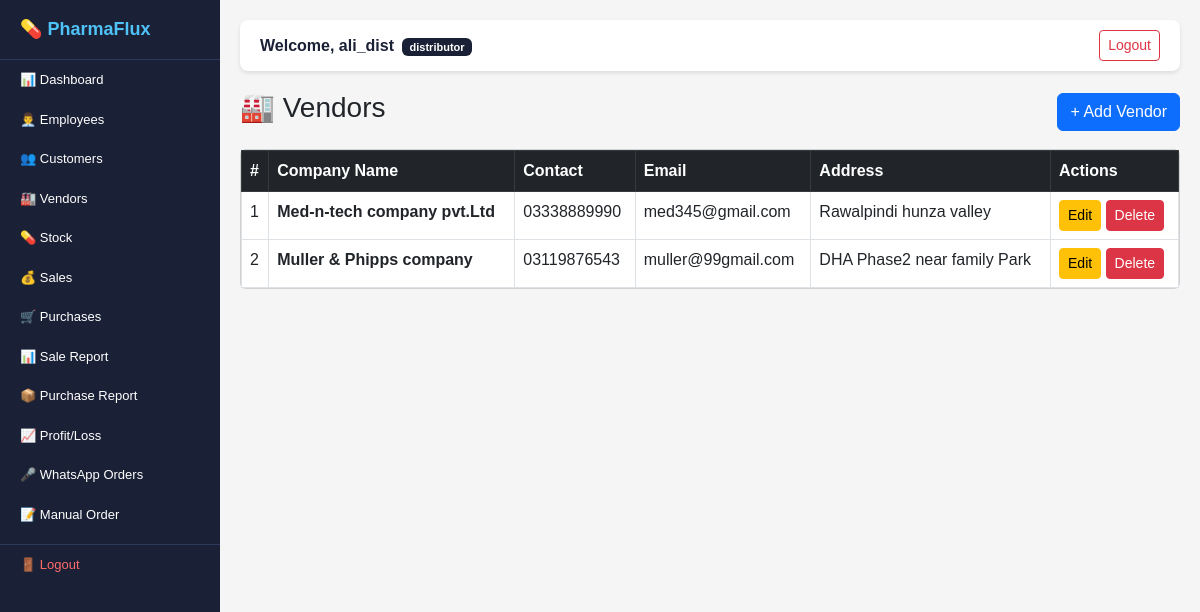
The page /vendors/ (signed in) on the database its author committed.
### users/models.py (models this page shows)
class User(AbstractUser):
    ROLES = [
        ('superadmin', 'Super Admin'),
        ('distributor', 'Distributor'),
        ('employee', 'Employee'),
    ]
    role = models.CharField(
        max_length=20,
        choices=ROLES,
        default='distributor'
    )

### vendors/models.py (models this page shows, shortened)
class Vendor(models.Model):
    distributor = models.ForeignKey(
        Distributor,
        on_delete=models.CASCADE,
        related_name='vendors'
    )
    company_name = models.CharField(
        max_length=200
    )
    contact = models.CharField(max_length=20)
    email = models.EmailField(blank=True)
    address = models.TextField(blank=True)
    created_at = models.DateTimeField(
        auto_now_add=True
    )

### vendors/views.py (the view)
# urls.py: path('', views.vendor_list, name='vendor_list'),
@login_required
def vendor_list(request):
    distributor = get_distributor(request)
    vendors = Vendor.objects.filter(
        distributor=distributor
    ).order_by('company_name')
    return render(request, 'vendors/list.html', {'vendors': vendors})

### vendors/views.py (called while the page is built)
def get_distributor(request):
    if request.user.role == 'distributor':
        return request.user.distributor
    elif request.user.role == 'employee':
        return request.user.employee.distributor
    return None

### templates/vendors/list.html (shortened to what this page needs)
{% extends 'base.html' %}
{% block content %}
<div class="d-flex justify-content-between align-items-center mb-3">
    <h3>🏭 Vendors</h3>
    <a href="/vendors/add/" class="btn btn-primary">+ Add Vendor</a>
</div>
<div class="card">
    <div class="card-body p-0">
        <table class="table table-bordered table-hover mb-0">
            <thead class="table-dark">
                <tr>
                    <th>#</th>
                    <th>Company Name</th>
                    <th>Contact</th>
                    <th>Email</th>
                    <th>Address</th>
                    <th>Actions</th>
                </tr>
            </thead>
            <tbody>
                {% for vendor in vendors %}
                <tr>
                    <td>{{ forloop.counter }}</td>
                    <td><strong>{{ vendor.company_name }}</strong></td>
                    <td>{{ vendor.contact }}</td>
                    <td>{{ vendor.email }}</td>
                    <td>{{ vendor.address }}</td>
                    <td>
                        <a href="/vendors/edit/{{ vendor.id }}/"
                           class="btn btn-sm btn-warning">Edit</a>
                        <a href="/vendors/delete/{{ vendor.id }}/"
                           class="btn btn-sm btn-danger"
                           onclick="return confirm('Delete this vendor?')">Delete</a>
                    </td>
                </tr>
                {% endfor %}
            </tbody>
        </table>
    </div>
</div>
{% endblock %}

### templates/base.html (shortened to what this page needs)
<!DOCTYPE html>
<html lang="en">
<head>
    <link href="https://cdn.jsdelivr.net/npm/bootstrap@5.3.0/dist/css/bootstrap.min.css" rel="stylesheet">
</head>
<body>
<div id="sidebar">
    <span class="brand">💊 PharmaFlux</span>
    {% if request.user.role == 'superadmin' %}
    <a href="/superadmin/" class="nav-link-item">📊 Dashboard</a>
    <a href="/superadmin/add-distributor/" class="nav-link-item">➕ Add Distributor</a>
    {% elif request.user.role == 'distributor' %}
    <a href="/dashboard/" class="nav-link-item">📊 Dashboard</a>
    <a href="/employees/" class="nav-link-item">👨‍💼 Employees</a>
    <a href="/customers/" class="nav-link-item">👥 Customers</a>
    <a href="/vendors/" class="nav-link-item">🏭 Vendors</a>
    <a href="/stock/" class="nav-link-item">💊 Stock</a>
    <a href="/sales/" class="nav-link-item">💰 Sales</a>
    <a href="/purchases/" class="nav-link-item">🛒 Purchases</a>
    <a href="/reports/sales/" class="nav-link-item">📊 Sale Report</a>
    <a href="/reports/purchases/" class="nav-link-item">📦 Purchase Report</a>
    <a href="/reports/profit-loss/" class="nav-link-item">📈 Profit/Loss</a>
    <a href="/voice-orders/" class="nav-link-item">🎤 WhatsApp Orders</a>
    <a href="/voice-orders/create/" class="nav-link-item">📝 Manual Order</a>
    {% endif %}
    <a href="/logout/" class="nav-logout">🚪 Logout</a>
</div>
<div id="main-content">
    <div class="topbar">
        <span style="font-weight:bold; color:#1a2035;">
            Welcome, {{ request.user.username }}
            <span class="badge ms-1" style="background:#1a2035; font-size:11px;">
                {{ request.user.role }}
            </span>
        </span>
        <a href="/logout/" class="btn btn-sm btn-outline-danger">Logout</a>
    </div>
    {% block content %}
    {% endblock %}
</div>
</body>
</html>

### templates/base.html (style rules this page uses)
* { margin: 0; padding: 0; box-sizing: border-box; }
body { font-family: Arial, sans-serif; background-color: #f5f5f5; }
#sidebar { width: 220px; height: 100vh; background-color: #1a2035; position: fixed; top: 0; left: 0; overflow-y: auto; overflow-x: hidden; z-index: 999; }
.brand { color: #4fc3f7; font-size: 18px; font-weight: bold; padding: 16px 20px; background: #1a2035; display: block; border-bottom: 1px solid #2d3a5e; }
.nav-link-item { color: #ffffff; padding: 10px 20px; display: block; text-decoration: none; font-size: 13px; }
.nav-logout { color: #ff6b6b; padding: 10px 20px; display: block; text-decoration: none; font-size: 13px; border-top: 1px solid #2d3a5e; margin-top: 10px; }
#main-content { margin-left: 220px; padding: 20px; }
.topbar { background: #ffffff; padding: 10px 20px; margin-bottom: 20px; border-radius: 8px; box-shadow: 0 2px 4px rgba(0,0,0,0.1); display: flex; justify-content: space-between; align-items: center; }

### rows shown on the page
User: user.username "ali_dist", user.role "distributor"
Vendor: company_name "Med-n-tech company pvt.Ltd", contact "03338889990", email "med345@gmail.com", address "Rawalpindi hunza valley"
Vendor: company_name "Muller & Phipps company", contact "03119876543", email "muller@99gmail.com", address "DHA Phase2 near family Park"
